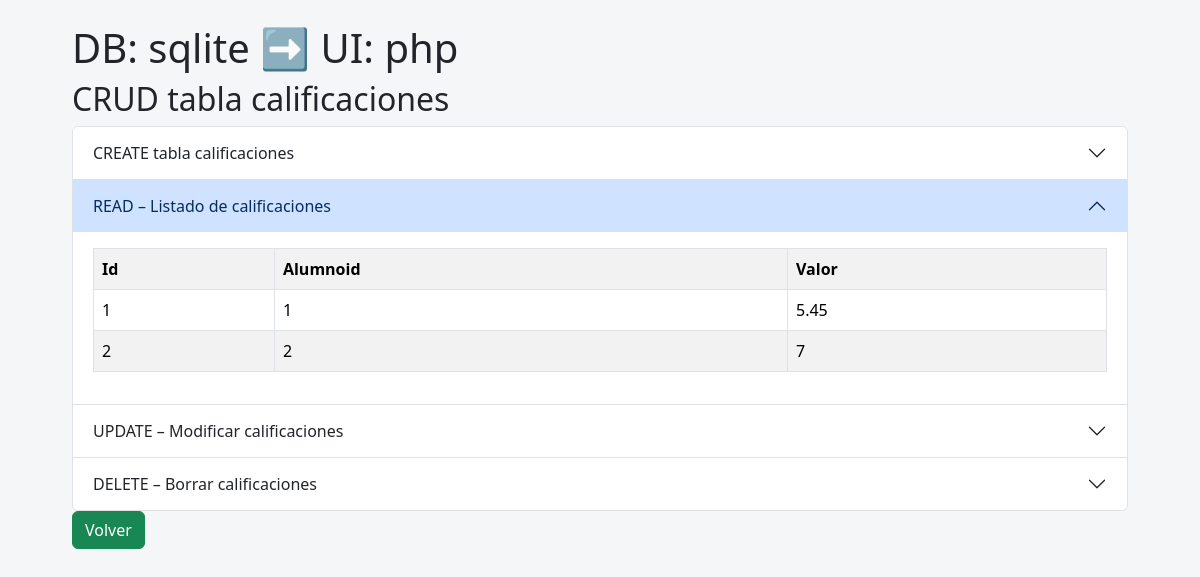
Screenshot of /salida/php/tabla_calificaciones.php with the database file from the repository.
### tables this page shows
CREATE TABLE `calificaciones` (
  `id` integer NOT NULL primary key autoincrement,
  `alumnoId` integer NOT NULL,
  `valor` decimal(4,2) DEFAULT NULL
);

### salida/php/tabla_calificaciones.php (the view, shortened to what this page needs)
<?php
$env = parse_ini_file(__DIR__ . "/.env");
$db   = $env["DB"];
try {
    $pdo = new PDO("sqlite:$db", null, null, array(PDO::ATTR_PERSISTENT => true, PDO::ATTR_ERRMODE => true, PDO::ERRMODE_EXCEPTION => true));
} catch (PDOException $e) {
    die("Error de conexión: " . $e->getMessage());
}
$filas = $pdo->query(
    "SELECT * FROM calificaciones ORDER BY id"
)->fetchAll(PDO::FETCH_ASSOC);
?>
<!DOCTYPE html>
<html lang="es">
<head>
<link href="css/bootstrap.min.css" rel="stylesheet">
<link rel="stylesheet" href="css/default.css">
</head>
<body>
<div class="container-md py-4">
<h1 class="mb4">DB: sqlite ➡️ UI: php</h1>
<h2>CRUD tabla calificaciones</h2>
<div class="accordion" id="crudAccordion">
    <div class="accordion-item">
        <h2 class="accordion-header" id="headingCreate">
            <button class="accordion-button collapsed" type="button"
                    data-bs-toggle="collapse"
                    data-bs-target="#collapseCreate">
            CREATE tabla calificaciones
            </button>
        </h2>
    </div>
    <div class="accordion-item">
        <h2 class="accordion-header" id="headingRead">
            <button class="accordion-button" type="button"
                    data-bs-toggle="collapse"
                    data-bs-target="#collapseRead">
            READ – Listado de calificaciones
            </button>
        </h2>
        <div id="collapseRead"
            class="accordion-collapse collapse show"
            data-bs-parent="#crudAccordion">
            <div class="accordion-body">
            <table class="table table-striped table-bordered table-hover">
                <tr>
                	<th>Id</th>
	<th>Alumnoid</th>
	<th>Valor</th>
</tr>
                <?php foreach ($filas as $fila): ?>
                <tr>
                	<td><?= htmlspecialchars($fila["id"]) ?></td>
	<td><?= htmlspecialchars($fila["alumnoId"]) ?></td>
	<td><?= htmlspecialchars($fila["valor"]) ?></td>
</tr>
                <?php endforeach; ?>
            </table>
            </div>
        </div>
    </div>
    <div class="accordion-item">
        <h2 class="accordion-header" id="headingUpdate">
            <button class="accordion-button collapsed" type="button"
                    data-bs-toggle="collapse"
                    data-bs-target="#collapseUpdate">
            UPDATE – Modificar calificaciones
            </button>
        </h2>
    </div>
    <div class="accordion-item">
        <h2 class="accordion-header" id="headingDelete">
            <button class="accordion-button collapsed" type="button"
                    data-bs-toggle="collapse"
                    data-bs-target="#collapseDelete">
            DELETE – Borrar calificaciones
            </button>
        </h2>
    </div>
</div>
<div class="btn btn-success"><a href="index.php">Volver</a></div>
</body>
</html>

### salida/php/css/default.css (style rules this page uses)
body { background-color:#f5f6f8; }
.btn a { color: white; text-decoration: none; }
.container-md { max-width: 90dvi; }

### rows the page displays
calificaciones: id "1", alumnoId "1", valor "5.45"
calificaciones: id "2", alumnoId "2", valor "7"
